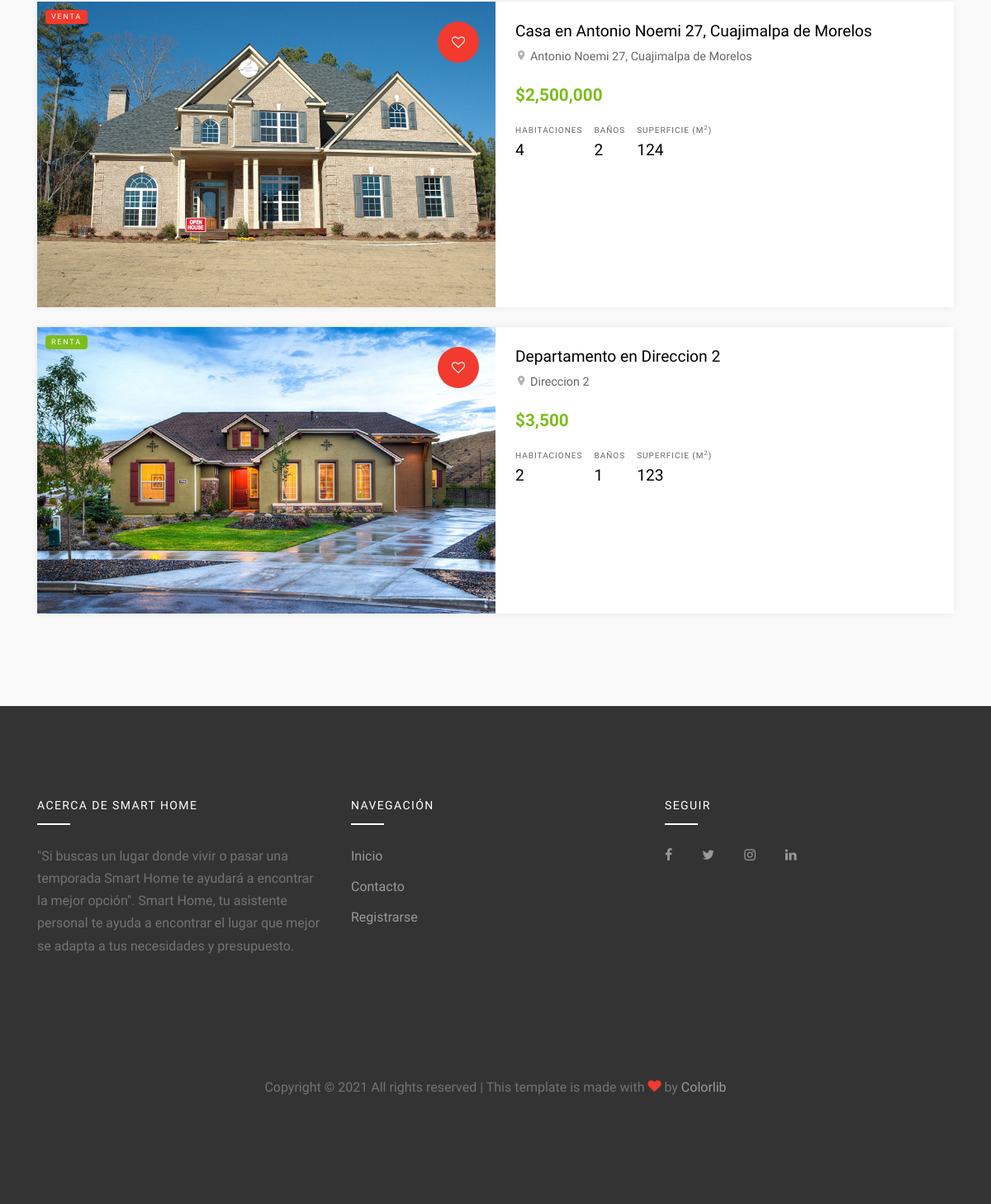
/favoritos/ (signed in, lower part), run on an earlier commit of the app's database.
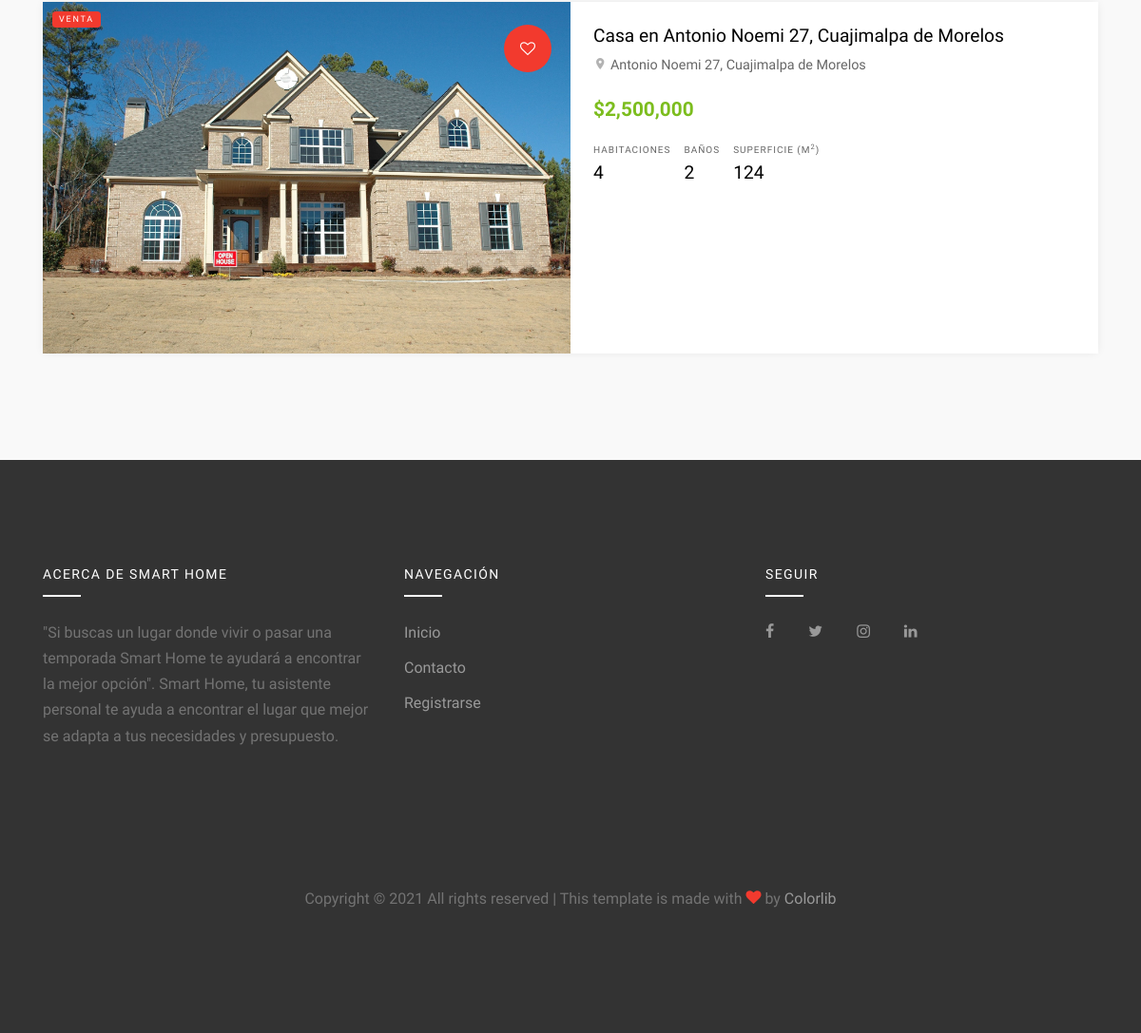
And on a later commit of the database.
### smarthome/models.py (models this page shows)
class Images(models.Model):
    inmueble = models.ForeignKey(Inmueble, default=None, on_delete=models.CASCADE)
    image = models.ImageField(upload_to = get_image_filename,
                                verbose_name='Image',default='inmuebles_images/no-img.jpg')

class Inmueble(models.Model):
    tipo_inmueble = models.CharField(max_length = 50)
    tipo_oferta = models.CharField(max_length = 20)
    propietario = models.ForeignKey(User, default=None, on_delete=models.CASCADE )
    precio = models.IntegerField()
    direccion = models.CharField(max_length = 200)
    superficie = models.IntegerField()
    habitaciones = models.IntegerField()
    baños = models.IntegerField()
    descripcion = models.TextField(blank = True)
    fecha_publicacion = models.DateTimeField(default = timezone.now)
    disponible = models.BooleanField(default = True)
    favorito = models.ManyToManyField(User, related_name="favourite", blank=True)

### smarthome/views.py (the view)
# urls.py: path('favoritos/', views.list_favorites, name='favorites'),
@login_required
def list_favorites(request):
    inmuebles_fav = Inmueble.objects.filter(favorito=request.user)
    images = Images.objects.all().distinct()
    return render(request, 'smarthome/favorites.html',{'inmuebles_fav':inmuebles_fav, 'images':images})

### smarthome/templates/smarthome/favorites.html (shortened to what this page needs)
{% extends "smarthome/base.html" %}
{% load static %}
{% load humanize %}
{% block content %}
  {% if inmuebles_fav %}
  <div class="site-section site-section-sm bg-light">
    <div class="container">
      <div class="row mb-4">
        {% for inmueble in inmuebles_fav %}
        {% for inmueble_images in images %}
        {% ifchanged inmueble_images.inmueble_id %}
        {% if inmueble_images.inmueble_id == inmueble.id %}
        <div class="col-md-12 col-lg-12 mb-4">
          <div class="property-entry horizontal d-lg-flex">
            <a href="{% url 'details' pk=inmueble.pk %}" class="property-thumbnail h-100">
              <div class="offer-type-wrap">
                {%if inmueble.tipo_oferta|lower|cut:" " == 'venta'%}
                <span class="offer-type bg-danger">Venta</span>
                {% endif %}
                {%if inmueble.tipo_oferta|lower|cut:" " == 'renta'%}
                <span class="offer-type bg-success">Renta</span>
                {% endif %}
              </div>
              <img src="{{inmueble_images.image.url}}" alt="Image" class="img-fluid">
            </a>
            <div class="p-4 property-body">
              <a class="property-favorite active"><span class="icon-heart-o"></span></a>
              <h2 class="property-title"><a href="{% url 'details' inmueble.id %}">{{inmueble.tipo_inmueble}} en
                  {{inmueble.direccion}}</a></h2>
              <span class="property-location d-block mb-3"><span class="property-icon icon-room"></span>
                {{inmueble.direccion}}</span>
              <strong
                class="property-price text-primary mb-3 d-block text-success">${{inmueble.precio|intcomma}}</strong>
              <ul class="property-specs-wrap mb-3 mb-lg-0">
                <li>
                  <span class="property-specs">Habitaciones</span>
                  <span class="property-specs-number">{{inmueble.habitaciones}}</span>
                </li>
                <li>
                  <span class="property-specs">Baños</span>
                  <span class="property-specs-number">{{inmueble.baños}}</span>
                </li>
                <li>
                  <span class="property-specs">Superficie (M<sup>2</sup>)</span>
                  <span class="property-specs-number">{{inmueble.superficie}}</span>
                </li>
              </ul>
            </div>
          </div>
        </div>
        {% endif %}
        {% endifchanged %}
        {% endfor %}
        {% endfor %}
      </div>
    </div>
  </div>
  {% endif %}
{% endblock %}

What changed in the data, as far as the page shows it:
removed Inmueble: tipo_inmueble "Departamento", direccion "Direccion 2", precio "3,500", habitaciones "2", baños "1", superficie "123"
removed Images: shows "RENTA", image (picture)
